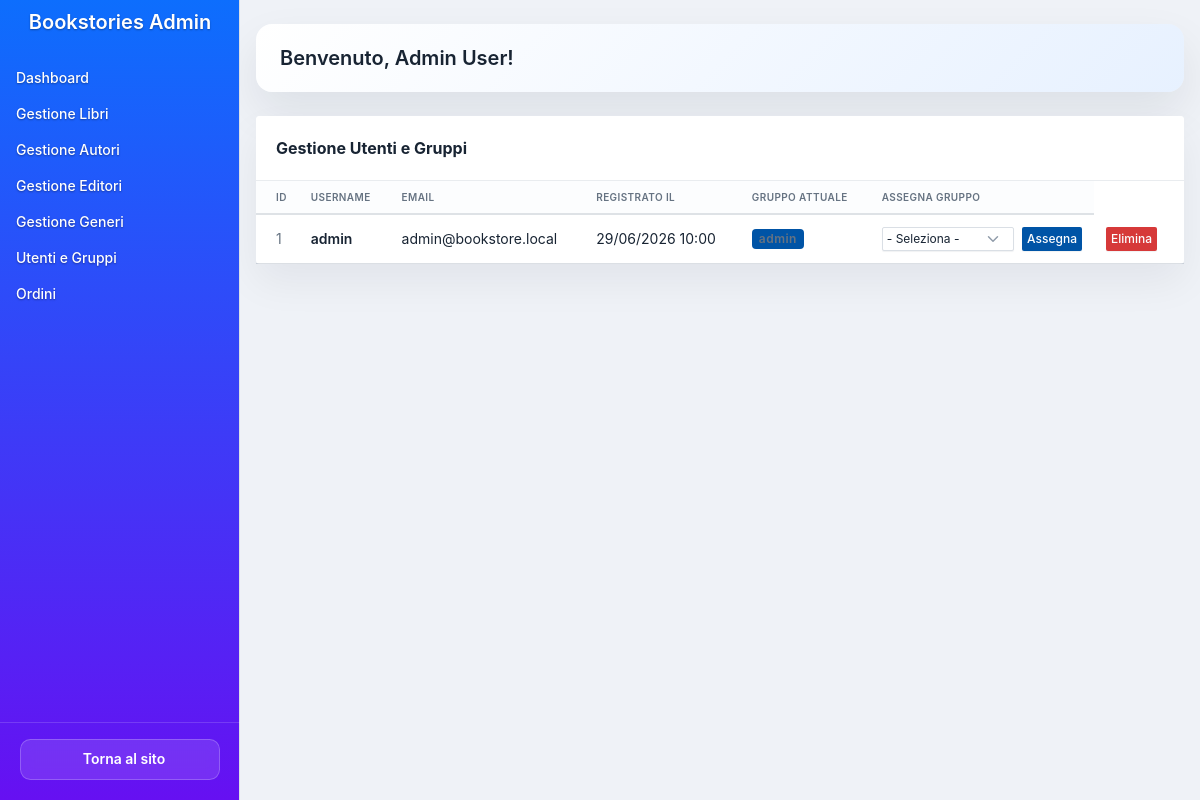
The page /pages/admin/users.php (signed in) on the database its author committed.
### tables this page shows
CREATE TABLE IF NOT EXISTS `users` (
    `id` INT AUTO_INCREMENT PRIMARY KEY,
    `username` VARCHAR(50) NOT NULL UNIQUE,
    `email` VARCHAR(100) NOT NULL UNIQUE,
    `password` VARCHAR(255) NOT NULL,
    `first_name` VARCHAR(100) DEFAULT NULL,
    `last_name` VARCHAR(100) DEFAULT NULL,
    `created_at` TIMESTAMP DEFAULT CURRENT_TIMESTAMP
);

### pages/admin/users.php (the view, shortened to what the rows shown need)
<?php
require_once '../../include/template2.inc.php';
require_once '../../dao/UserDAO.php';
$userDao = new UserDAO();
$notificationHtml = '';
$users = $userDao->getAllUsers();
$groups = $userDao->getAllGroups();
$tpl = new Template('../../skins/admin/tabler/dtml/main');
$content = new Template('../../skins/admin/tabler/dtml/users');
$usersListHtml = "";
if (empty($users)) {
    $usersListHtml = "<tr><td colspan='7' class='text-center'>Nessun utente trovato.</td></tr>";
} else {
    foreach ($users as $user) {
        $id = htmlspecialchars($user['id']);
        $username = htmlspecialchars($user['username']);
        $email = htmlspecialchars($user['email']);
        $createdAt = date('d/m/Y H:i', strtotime($user['created_at']));
        $userGroups = $userDao->getUserGroups($id);
        $currentGroupHtml = "<span class='text-muted'>Nessuno</span>";
        if (!empty($userGroups)) {
            $groupNames = array_column($userGroups, 'name');
            $currentGroupHtml = "<span class='badge bg-blue'>".htmlspecialchars(implode(', ', $groupNames))."</span>";
        }
        $selectOptions = "<option value=''>- Seleziona -</option>";
        foreach ($groups as $group) {
            $selectOptions .= "<option value='{$group['id']}'>" . htmlspecialchars($group['name']) . "</option>";
        }
        $deleteButton = '';
        if ($id !== (int)$_SESSION['user_id']) {
            $deleteButton = "<form action='users.php' method='POST' onsubmit='return confirm(\'Sei sicuro di eliminare questo utente?\');' class='m-0'>"
                . "<button type='submit' name='delete_user_id' value='$id' class='btn btn-sm btn-danger'>Elimina</button>"
                . "</form>";
        }
        $usersListHtml .= "<tr>
            <td><span class='text-muted'>$id</span></td>
            <td><strong>$username</strong></td>
            <td>$email</td>
            <td>$createdAt</td>
            <td>$currentGroupHtml</td>
            <td>
                <form action='users.php' method='POST' class='d-flex gap-2'>
                    <input type='hidden' name='user_id' value='$id'>
                    <select name='group_id' class='form-select form-select-sm' required>
                        $selectOptions
                    </select>
                    <button type='submit' class='btn btn-sm btn-primary'>Assegna</button>
                </form>
            </td>
            <td>$deleteButton</td>
        </tr>";
    }
}
$content->setContent('users_list_html', $usersListHtml);
$content->setContent('notification_html', $notificationHtml);
$tpl->setContent('page_content', $content->get());
$tpl->setContent('admin_name', $_SESSION['first_name'] . ' ' . $_SESSION['last_name']);
echo $tpl->get();
?>

### rows shown on the page
users: id "1", username "admin", email "admin@bookstore.local", created_at "29/06/2026 10:00"

### other values the page prints
implode(', ', $groupNames) "admin"
